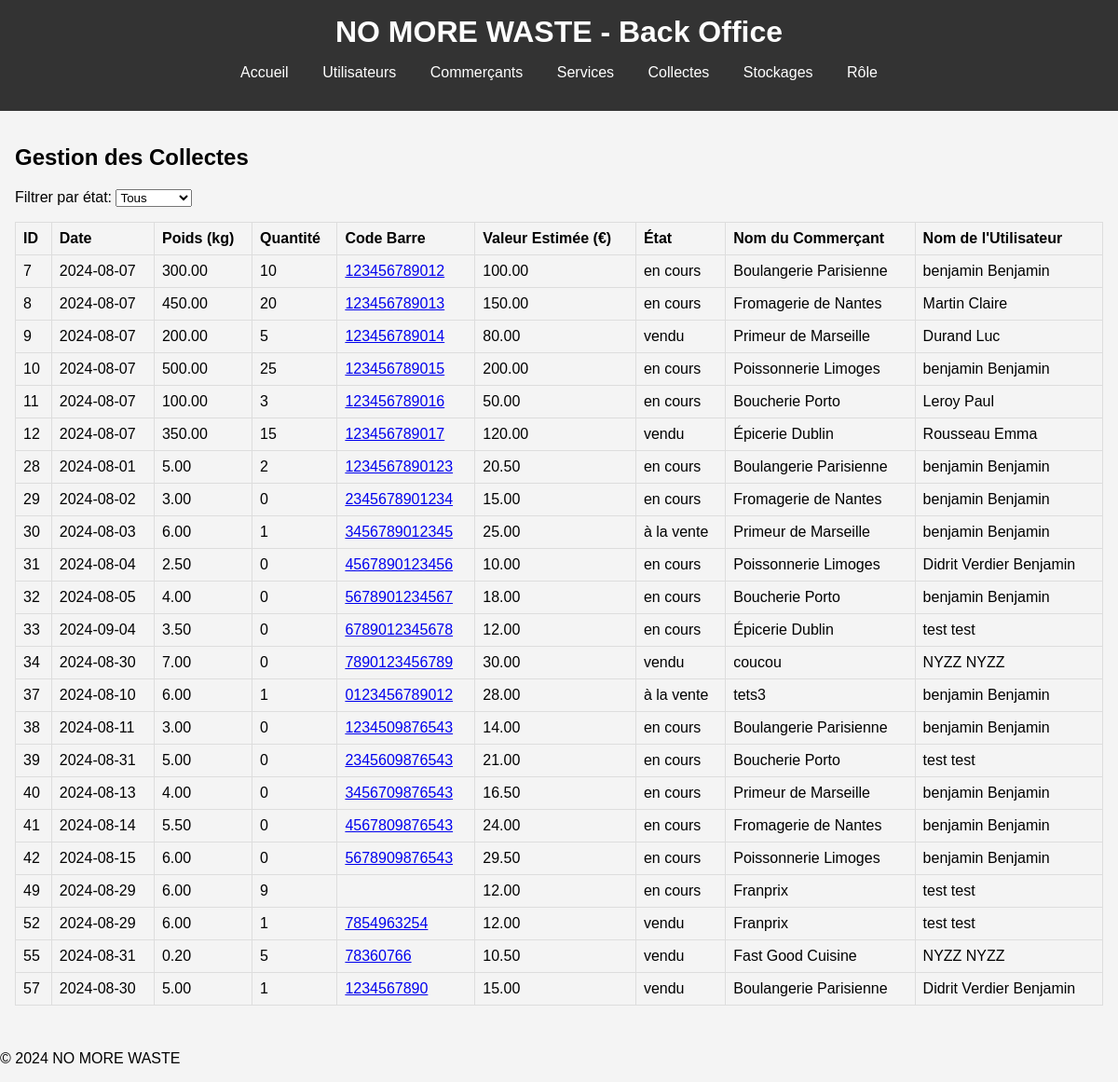
Screenshot of /nomorewaste/back/collectes.php with the database file from the repository.
### tables this page shows
CREATE TABLE `collectes` (
  `id_collecte` bigint(20) unsigned NOT NULL AUTO_INCREMENT,
  `date_collecte` date NOT NULL,
  `id_commercant` bigint(20) unsigned NOT NULL,
  `id_utilisateur` bigint(20) unsigned DEFAULT NULL,
  `poids` decimal(10,2) NOT NULL,
  `quantite` int(11) NOT NULL DEFAULT '1',
  `code_barre` varchar(50) NOT NULL,
  `valeur_estimée` decimal(10,2) NOT NULL,
  `description` text,
  `etat` enum('vendu','en cours','à la vente') NOT NULL,
  `quantite_reservee` int(11) DEFAULT '0',
  PRIMARY KEY (`id_collecte`),
  UNIQUE KEY `code_barre` (`code_barre`),
  KEY `id_commercant` (`id_commercant`),
  KEY `id_utilisateur` (`id_utilisateur`),
  CONSTRAINT `collectes_ibfk_1` FOREIGN KEY (`id_commercant`) REFERENCES `commercants` (`id_commercant`),
  CONSTRAINT `collectes_ibfk_2` FOREIGN KEY (`id_utilisateur`) REFERENCES `utilisateurs` (`id_utilisateur`)
);

CREATE TABLE `commercants` (
  `id_commercant` bigint(20) unsigned NOT NULL AUTO_INCREMENT,
  `nom_entreprise` varchar(100) NOT NULL,
  `adresse` text NOT NULL,
  `telephone` varchar(15) NOT NULL,
  `email` varchar(100) NOT NULL,
  `date_adhesion` timestamp NOT NULL DEFAULT CURRENT_TIMESTAMP,
  `id_site` bigint(20) unsigned NOT NULL,
  `ville` varchar(100) DEFAULT 'Undifine',
  `siret` varchar(14) NOT NULL,
  `type_magasin` varchar(255) DEFAULT NULL,
  `mot_de_passe` varchar(255) NOT NULL,
  PRIMARY KEY (`id_commercant`),
  UNIQUE KEY `email` (`email`),
  KEY `id_site` (`id_site`),
  CONSTRAINT `commercants_ibfk_1` FOREIGN KEY (`id_site`) REFERENCES `sites` (`id_site`)
);

CREATE TABLE `utilisateurs` (
  `id_utilisateur` bigint(20) unsigned NOT NULL AUTO_INCREMENT,
  `nom` varchar(100) NOT NULL,
  `prenom` varchar(100) NOT NULL,
  `email` varchar(100) NOT NULL,
  `mot_de_passe` varchar(255) NOT NULL,
  `role` varchar(50) NOT NULL,
  `description` text,
  `adresse` text,
  `ville` varchar(100) DEFAULT NULL,
  `pays` varchar(100) DEFAULT NULL,
  `code_postal` varchar(20) DEFAULT NULL,
  `telephone` varchar(14) NOT NULL,
  `nouveau_role` varchar(50) DEFAULT NULL,
  `message_demande` text,
  `statut_demande` enum('en attente','acceptée','rejetée') DEFAULT 'en attente',
  `date_demande` timestamp NOT NULL DEFAULT CURRENT_TIMESTAMP,
  PRIMARY KEY (`id_utilisateur`),
  UNIQUE KEY `email` (`email`)
);

### nomorewaste/back/collectes.php (the view, shortened to what this page needs)
<?php
include 'includes/db.php';
include 'templates/header.php';
$query = "
    SELECT
        co.id_collecte,
        co.date_collecte,
        co.poids,
        co.quantite,
        co.code_barre,
        co.valeur_estimée,
        co.etat,
        c.nom_entreprise,
        u.nom AS utilisateur_nom,
        u.prenom AS utilisateur_prenom
    FROM
        Collectes co
    JOIN
        Commercants c ON co.id_commercant = c.id_commercant
    JOIN
        Utilisateurs u ON co.id_utilisateur = u.id_utilisateur
";
$stmt = $conn->prepare($query);
$stmt->execute();
$collectes = $stmt->fetchAll(PDO::FETCH_ASSOC);
?>
<h2>Gestion des Collectes</h2>
<form method="get" action="collectes.php">
    <label for="etat">Filtrer par état:</label>
    <select name="etat" id="etat" onchange="this.form.submit()">
        <option value="">Tous</option>
    </select>
</form>
<table id="collectesTable">
    <thead>
        <tr>
            <th>ID</th>
            <th>Date</th>
            <th>Poids (kg)</th>
            <th>Quantité</th>
            <th>Code Barre</th>
            <th>Valeur Estimée (€)</th>
            <th>État</th>
            <th>Nom du Commerçant</th>
            <th>Nom de l'Utilisateur</th>
        </tr>
    </thead>
    <tbody>
    <?php foreach ($collectes as $collecte): ?>
        <tr>
            <td><?php echo htmlspecialchars($collecte['id_collecte']); ?></td>
            <td><?php echo htmlspecialchars($collecte['date_collecte']); ?></td>
            <td><?php echo htmlspecialchars($collecte['poids']); ?></td>
            <td><?php echo htmlspecialchars($collecte['quantite']); ?></td>
            <td><a href="generate_barcode.php?code=<?php echo htmlspecialchars($collecte['code_barre']); ?>" target="_blank"><?php echo htmlspecialchars($collecte['code_barre']); ?></a></td>
            <td><?php echo htmlspecialchars($collecte['valeur_estimée']); ?></td>
            <td><?php echo htmlspecialchars($collecte['etat']); ?></td>
            <td><?php echo htmlspecialchars($collecte['nom_entreprise']); ?></td>
            <td><?php echo htmlspecialchars($collecte['utilisateur_nom'] . ' ' . $collecte['utilisateur_prenom']); ?></td>
        </tr>
    <?php endforeach; ?>
    </tbody>
</table>
<?php
include 'templates/footer.php';
?>

### nomorewaste/back/templates/header.php (shortened to what this page needs)
<!DOCTYPE html>
<html lang="fr">
<head>
    <link rel="stylesheet" href="/PA%20RATT/nomorewaste/back/css/styles.css">
</head>
<body>
<header>
    <h1>NO MORE WASTE - Back Office</h1>
    <nav>
        <ul>
            <li><a href="/PA%20RATT/nomorewaste/back/index.php">Accueil</a></li>
            <li><a href="/PA%20RATT/nomorewaste/back/utilisateurs.php">Utilisateurs</a></li>
            <li><a href="/PA%20RATT/nomorewaste/back/commercants.php">Commerçants</a></li>
            <li><a href="/PA%20RATT/nomorewaste/back/services.php">Services</a></li>
            <li><a href="/PA%20RATT/nomorewaste/back/collectes.php">Collectes</a></li>
            <li><a href="/PA%20RATT/nomorewaste/back/stocks.php">Stockages</a></li>
            <li><a href="/PA%20RATT/nomorewaste/back/role.php">Rôle</a></li>
        </ul>
    </nav>
</header>
<main>

### nomorewaste/back/templates/footer.php (shortened to what this page needs)
</main>
<footer>
    <p>&copy; 2024 NO MORE WASTE</p>
</footer>
</body>
</html>

### nomorewaste/back/css/styles.css (style rules this page uses)
body { font-family: Arial, sans-serif; margin: 0; padding: 0; background-color: #f4f4f4; }
header { background-color: #333; color: #fff; padding: 1em 0; }
header h1 { text-align: center; margin: 0; }
nav ul { list-style: none; padding: 0; text-align: center; }
nav ul li { display: inline; margin: 0 1em; }
nav ul li a { color: #fff; text-decoration: none; }
main { padding: 1em; }
table { width: 100%; border-collapse: collapse; margin: 1em 0; }
table, th, td { border: 1px solid #ddd; }
th, td { padding: 0.5em; text-align: left; }

### rows the page displays
collectes: id_collecte "7", date_collecte "2024-08-07", poids "300.00", quantite "10", code_barre "123456789012", valeur_estimée "100.00", etat "en cours", id_commercant.nom_entreprise "Boulangerie Parisienne", id_utilisateur.prenom "benjamin Benjamin"
collectes: id_collecte "8", date_collecte "2024-08-07", poids "450.00", quantite "20", code_barre "123456789013", valeur_estimée "150.00", etat "en cours", id_commercant.nom_entreprise "Fromagerie de Nantes", id_utilisateur.prenom "Martin Claire"
collectes: id_collecte "9", date_collecte "2024-08-07", poids "200.00", quantite "5", code_barre "123456789014", valeur_estimée "80.00", etat "vendu", id_commercant.nom_entreprise "Primeur de Marseille", id_utilisateur.prenom "Durand Luc"
collectes: id_collecte "10", date_collecte "2024-08-07", poids "500.00", quantite "25", code_barre "123456789015", valeur_estimée "200.00", etat "en cours", id_commercant.nom_entreprise "Poissonnerie Limoges", id_utilisateur.prenom "benjamin Benjamin"
collectes: id_collecte "11", date_collecte "2024-08-07", poids "100.00", quantite "3", code_barre "123456789016", valeur_estimée "50.00", etat "en cours", id_commercant.nom_entreprise "Boucherie Porto", id_utilisateur.prenom "Leroy Paul"
collectes: id_collecte "12", date_collecte "2024-08-07", poids "350.00", quantite "15", code_barre "123456789017", valeur_estimée "120.00", etat "vendu", id_commercant.nom_entreprise "Épicerie Dublin", id_utilisateur.prenom "Rousseau Emma"
collectes: id_collecte "28", date_collecte "2024-08-01", poids "5.00", quantite "2", code_barre "1234567890123", valeur_estimée "20.50", etat "en cours", id_commercant.nom_entreprise "Boulangerie Parisienne", id_utilisateur.prenom "benjamin Benjamin"
collectes: id_collecte "29", date_collecte "2024-08-02", poids "3.00", quantite "0", code_barre "2345678901234", valeur_estimée "15.00", etat "en cours", id_commercant.nom_entreprise "Fromagerie de Nantes", id_utilisateur.prenom "benjamin Benjamin"
collectes: id_collecte "30", date_collecte "2024-08-03", poids "6.00", quantite "1", code_barre "3456789012345", valeur_estimée "25.00", etat "à la vente", id_commercant.nom_entreprise "Primeur de Marseille", id_utilisateur.prenom "benjamin Benjamin"
collectes: id_collecte "31", date_collecte "2024-08-04", poids "2.50", quantite "0", code_barre "4567890123456", valeur_estimée "10.00", etat "en cours", id_commercant.nom_entreprise "Poissonnerie Limoges", id_utilisateur.prenom "Didrit Verdier Benjamin"
collectes: id_collecte "32", date_collecte "2024-08-05", poids "4.00", quantite "0", code_barre "5678901234567", valeur_estimée "18.00", etat "en cours", id_commercant.nom_entreprise "Boucherie Porto", id_utilisateur.prenom "benjamin Benjamin"
collectes: id_collecte "33", date_collecte "2024-09-04", poids "3.50", quantite "0", code_barre "6789012345678", valeur_estimée "12.00", etat "en cours", id_commercant.nom_entreprise "Épicerie Dublin", id_utilisateur.prenom "test test"
collectes: id_collecte "34", date_collecte "2024-08-30", poids "7.00", quantite "0", code_barre "7890123456789", valeur_estimée "30.00", etat "vendu", id_commercant.nom_entreprise "coucou", id_utilisateur.prenom "NYZZ NYZZ"
collectes: id_collecte "37", date_collecte "2024-08-10", poids "6.00", quantite "1", code_barre "0123456789012", valeur_estimée "28.00", etat "à la vente", id_commercant.nom_entreprise "tets3", id_utilisateur.prenom "benjamin Benjamin"
collectes: id_collecte "38", date_collecte "2024-08-11", poids "3.00", quantite "0", code_barre "1234509876543", valeur_estimée "14.00", etat "en cours", id_commercant.nom_entreprise "Boulangerie Parisienne", id_utilisateur.prenom "benjamin Benjamin"
collectes: id_collecte "39", date_collecte "2024-08-31", poids "5.00", quantite "0", code_barre "2345609876543", valeur_estimée "21.00", etat "en cours", id_commercant.nom_entreprise "Boucherie Porto", id_utilisateur.prenom "test test"
collectes: id_collecte "40", date_collecte "2024-08-13", poids "4.00", quantite "0", code_barre "3456709876543", valeur_estimée "16.50", etat "en cours", id_commercant.nom_entreprise "Primeur de Marseille", id_utilisateur.prenom "benjamin Benjamin"
collectes: id_collecte "41", date_collecte "2024-08-14", poids "5.50", quantite "0", code_barre "4567809876543", valeur_estimée "24.00", etat "en cours", id_commercant.nom_entreprise "Fromagerie de Nantes", id_utilisateur.prenom "benjamin Benjamin"
collectes: id_collecte "42", date_collecte "2024-08-15", poids "6.00", quantite "0", code_barre "5678909876543", valeur_estimée "29.50", etat "en cours", id_commercant.nom_entreprise "Poissonnerie Limoges", id_utilisateur.prenom "benjamin Benjamin"
collectes: id_collecte "49", date_collecte "2024-08-29", poids "6.00", quantite "9", valeur_estimée "12.00", etat "en cours", id_commercant.nom_entreprise "Franprix", id_utilisateur.prenom "test test"
collectes: id_collecte "52", date_collecte "2024-08-29", poids "6.00", quantite "1", code_barre "7854963254", valeur_estimée "12.00", etat "vendu", id_commercant.nom_entreprise "Franprix", id_utilisateur.prenom "test test"
collectes: id_collecte "55", date_collecte "2024-08-31", poids "0.20", quantite "5", code_barre "78360766", valeur_estimée "10.50", etat "vendu", id_commercant.nom_entreprise "Fast Good Cuisine", id_utilisateur.prenom "NYZZ NYZZ"
collectes: id_collecte "57", date_collecte "2024-08-30", poids "5.00", quantite "1", code_barre "1234567890", valeur_estimée "15.00", etat "vendu", id_commercant.nom_entreprise "Boulangerie Parisienne", id_utilisateur.prenom "Didrit Verdier Benjamin"
